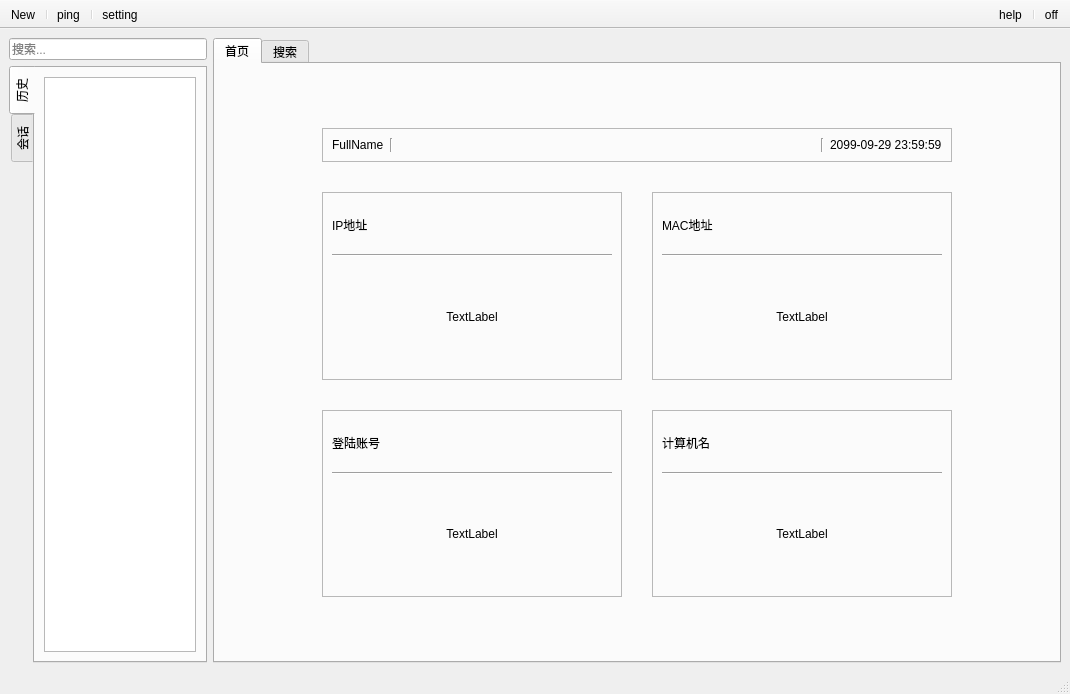
<?xml version="1.0" encoding="UTF-8"?>
<ui version="4.0">
 <class>MainWindow</class>
 <widget class="QMainWindow" name="MainWindow">
  <property name="enabled">
   <bool>true</bool>
  </property>
  <property name="geometry">
   <rect>
    <x>0</x>
    <y>0</y>
    <width>1070</width>
    <height>694</height>
   </rect>
  </property>
  <property name="windowTitle">
   <string>MainWindow</string>
  </property>
  <widget class="QWidget" name="centralwidget">
   <layout class="QHBoxLayout" name="horizontalLayout" stretch="1,9">
    <item>
     <layout class="QVBoxLayout" name="verticalLayout">
      <item>
       <widget class="QLineEdit" name="LeftSearchEdit">
        <property name="maximumSize">
         <size>
          <width>16777215</width>
          <height>25</height>
         </size>
        </property>
        <property name="placeholderText">
         <string>搜索...</string>
        </property>
       </widget>
      </item>
      <item>
       <widget class="QTabWidget" name="tabWidget_2">
        <property name="tabPosition">
         <enum>QTabWidget::TabPosition::West</enum>
        </property>
        <property name="currentIndex">
         <number>0</number>
        </property>
        <widget class="QWidget" name="HistoryTab">
         <attribute name="icon">
          <iconset theme="QIcon::ThemeIcon::FormatJustifyLeft"/>
         </attribute>
         <attribute name="title">
          <string>历史</string>
         </attribute>
         <layout class="QVBoxLayout" name="verticalLayout_2">
          <item>
           <widget class="QListWidget" name="listWidget">
            <property name="minimumSize">
             <size>
              <width>150</width>
              <height>0</height>
             </size>
            </property>
            <property name="movement">
             <enum>QListView::Movement::Snap</enum>
            </property>
            <property name="flow">
             <enum>QListView::Flow::TopToBottom</enum>
            </property>
            <property name="viewMode">
             <enum>QListView::ViewMode::ListMode</enum>
            </property>
           </widget>
          </item>
         </layout>
        </widget>
        <widget class="QWidget" name="SessionTab">
         <attribute name="icon">
          <iconset theme="QIcon::ThemeIcon::MailSend"/>
         </attribute>
         <attribute name="title">
          <string>会话</string>
         </attribute>
         <layout class="QVBoxLayout" name="verticalLayout_3">
          <item>
           <widget class="QTreeWidget" name="treeWidget"/>
          </item>
         </layout>
        </widget>
       </widget>
      </item>
     </layout>
    </item>
    <item>
     <widget class="QTabWidget" name="tabWidget">
      <property name="tabPosition">
       <enum>QTabWidget::TabPosition::North</enum>
      </property>
      <property name="tabShape">
       <enum>QTabWidget::TabShape::Rounded</enum>
      </property>
      <property name="currentIndex">
       <number>0</number>
      </property>
      <property name="tabsClosable">
       <bool>false</bool>
      </property>
      <property name="tabBarAutoHide">
       <bool>false</bool>
      </property>
      <widget class="QWidget" name="HomeTab">
       <attribute name="icon">
        <iconset theme="QIcon::ThemeIcon::GoHome"/>
       </attribute>
       <attribute name="title">
        <string>首页</string>
       </attribute>
       <layout class="QGridLayout" name="gridLayout">
        <property name="sizeConstraint">
         <enum>QLayout::SizeConstraint::SetDefaultConstraint</enum>
        </property>
        <property name="leftMargin">
         <number>20</number>
        </property>
        <property name="topMargin">
         <number>20</number>
        </property>
        <property name="rightMargin">
         <number>20</number>
        </property>
        <property name="bottomMargin">
         <number>20</number>
        </property>
        <property name="spacing">
         <number>30</number>
        </property>
        <item row="3" column="2">
         <widget class="QFrame" name="frame_4">
          <property name="minimumSize">
           <size>
            <width>300</width>
            <height>180</height>
           </size>
          </property>
          <property name="maximumSize">
           <size>
            <width>400</width>
            <height>250</height>
           </size>
          </property>
          <property name="frameShape">
           <enum>QFrame::Shape::StyledPanel</enum>
          </property>
          <property name="frameShadow">
           <enum>QFrame::Shadow::Raised</enum>
          </property>
          <layout class="QVBoxLayout" name="verticalLayout_8" stretch="3,0,7">
           <item>
            <widget class="QLabel" name="label_11">
             <property name="text">
              <string>计算机名</string>
             </property>
            </widget>
           </item>
           <item>
            <widget class="Line" name="line_6">
             <property name="orientation">
              <enum>Qt::Orientation::Horizontal</enum>
             </property>
            </widget>
           </item>
           <item>
            <widget class="QLabel" name="ClientNameLabel">
             <property name="text">
              <string>TextLabel</string>
             </property>
             <property name="alignment">
              <set>Qt::AlignmentFlag::AlignCenter</set>
             </property>
            </widget>
           </item>
          </layout>
         </widget>
        </item>
        <item row="1" column="0" rowspan="3">
         <widget class="QLabel" name="label_3">
          <property name="text">
           <string/>
          </property>
         </widget>
        </item>
        <item row="2" column="1">
         <widget class="QFrame" name="frame">
          <property name="minimumSize">
           <size>
            <width>300</width>
            <height>180</height>
           </size>
          </property>
          <property name="maximumSize">
           <size>
            <width>400</width>
            <height>250</height>
           </size>
          </property>
          <property name="frameShape">
           <enum>QFrame::Shape::StyledPanel</enum>
          </property>
          <property name="frameShadow">
           <enum>QFrame::Shadow::Raised</enum>
          </property>
          <layout class="QVBoxLayout" name="verticalLayout_5" stretch="3,0,7">
           <item>
            <widget class="QLabel" name="label_7">
             <property name="text">
              <string>IP地址</string>
             </property>
            </widget>
           </item>
           <item>
            <widget class="Line" name="line_3">
             <property name="orientation">
              <enum>Qt::Orientation::Horizontal</enum>
             </property>
            </widget>
           </item>
           <item>
            <widget class="QLabel" name="IpLabel">
             <property name="text">
              <string>TextLabel</string>
             </property>
             <property name="alignment">
              <set>Qt::AlignmentFlag::AlignCenter</set>
             </property>
            </widget>
           </item>
          </layout>
         </widget>
        </item>
        <item row="2" column="2">
         <widget class="QFrame" name="frame_2">
          <property name="minimumSize">
           <size>
            <width>300</width>
            <height>180</height>
           </size>
          </property>
          <property name="maximumSize">
           <size>
            <width>400</width>
            <height>250</height>
           </size>
          </property>
          <property name="frameShape">
           <enum>QFrame::Shape::StyledPanel</enum>
          </property>
          <property name="frameShadow">
           <enum>QFrame::Shadow::Raised</enum>
          </property>
          <layout class="QVBoxLayout" name="verticalLayout_6" stretch="3,0,7">
           <item>
            <widget class="QLabel" name="label_9">
             <property name="text">
              <string>MAC地址</string>
             </property>
            </widget>
           </item>
           <item>
            <widget class="Line" name="line_4">
             <property name="orientation">
              <enum>Qt::Orientation::Horizontal</enum>
             </property>
            </widget>
           </item>
           <item>
            <widget class="QLabel" name="MacLabel">
             <property name="text">
              <string>TextLabel</string>
             </property>
             <property name="alignment">
              <set>Qt::AlignmentFlag::AlignCenter</set>
             </property>
            </widget>
           </item>
          </layout>
         </widget>
        </item>
        <item row="1" column="1" colspan="2">
         <widget class="QFrame" name="frame_5">
          <property name="minimumSize">
           <size>
            <width>0</width>
            <height>30</height>
           </size>
          </property>
          <property name="maximumSize">
           <size>
            <width>16777215</width>
            <height>40</height>
           </size>
          </property>
          <property name="frameShape">
           <enum>QFrame::Shape::StyledPanel</enum>
          </property>
          <property name="frameShadow">
           <enum>QFrame::Shadow::Raised</enum>
          </property>
          <layout class="QHBoxLayout" name="horizontalLayout_3" stretch="1,0,8,0,1">
           <item>
            <widget class="QLabel" name="FullNameLabel">
             <property name="text">
              <string>FullName</string>
             </property>
            </widget>
           </item>
           <item>
            <widget class="Line" name="line">
             <property name="orientation">
              <enum>Qt::Orientation::Vertical</enum>
             </property>
            </widget>
           </item>
           <item>
            <widget class="QLabel" name="label_8">
             <property name="text">
              <string/>
             </property>
            </widget>
           </item>
           <item>
            <widget class="Line" name="line_2">
             <property name="orientation">
              <enum>Qt::Orientation::Vertical</enum>
             </property>
            </widget>
           </item>
           <item>
            <widget class="QLabel" name="TimeLabel">
             <property name="text">
              <string>2099-09-29 23:59:59</string>
             </property>
            </widget>
           </item>
          </layout>
         </widget>
        </item>
        <item row="3" column="1">
         <widget class="QFrame" name="frame_3">
          <property name="minimumSize">
           <size>
            <width>300</width>
            <height>180</height>
           </size>
          </property>
          <property name="maximumSize">
           <size>
            <width>400</width>
            <height>250</height>
           </size>
          </property>
          <property name="frameShape">
           <enum>QFrame::Shape::StyledPanel</enum>
          </property>
          <property name="frameShadow">
           <enum>QFrame::Shadow::Raised</enum>
          </property>
          <layout class="QVBoxLayout" name="verticalLayout_7" stretch="3,0,7">
           <item>
            <widget class="QLabel" name="label_10">
             <property name="text">
              <string>登陆账号</string>
             </property>
            </widget>
           </item>
           <item>
            <widget class="Line" name="line_5">
             <property name="orientation">
              <enum>Qt::Orientation::Horizontal</enum>
             </property>
            </widget>
           </item>
           <item>
            <widget class="QLabel" name="LoginUserLabel">
             <property name="text">
              <string>TextLabel</string>
             </property>
             <property name="alignment">
              <set>Qt::AlignmentFlag::AlignCenter</set>
             </property>
            </widget>
           </item>
          </layout>
         </widget>
        </item>
        <item row="0" column="0" colspan="4">
         <widget class="QLabel" name="label_4">
          <property name="text">
           <string/>
          </property>
         </widget>
        </item>
        <item row="1" column="3" rowspan="3">
         <widget class="QLabel" name="label_5">
          <property name="text">
           <string/>
          </property>
         </widget>
        </item>
        <item row="4" column="0" colspan="4">
         <widget class="QLabel" name="label_6">
          <property name="text">
           <string/>
          </property>
         </widget>
        </item>
       </layout>
      </widget>
      <widget class="QWidget" name="SearchTab">
       <attribute name="icon">
        <iconset theme="QIcon::ThemeIcon::SystemSearch"/>
       </attribute>
       <attribute name="title">
        <string>搜索</string>
       </attribute>
       <layout class="QVBoxLayout" name="verticalLayout_4">
        <item>
         <layout class="QHBoxLayout" name="horizontalLayout_2">
          <item>
           <widget class="QLabel" name="label">
            <property name="text">
             <string/>
            </property>
           </widget>
          </item>
          <item>
           <widget class="QLineEdit" name="lineEdit">
            <property name="minimumSize">
             <size>
              <width>0</width>
              <height>25</height>
             </size>
            </property>
            <property name="maximumSize">
             <size>
              <width>500</width>
              <height>16777215</height>
             </size>
            </property>
            <property name="alignment">
             <set>Qt::AlignmentFlag::AlignLeading|Qt::AlignmentFlag::AlignLeft|Qt::AlignmentFlag::AlignVCenter</set>
            </property>
            <property name="placeholderText">
             <string>计算机名/IP地址/MAC地址/登陆用户...</string>
            </property>
           </widget>
          </item>
          <item>
           <widget class="QPushButton" name="pushButton">
            <property name="enabled">
             <bool>false</bool>
            </property>
            <property name="minimumSize">
             <size>
              <width>25</width>
              <height>25</height>
             </size>
            </property>
            <property name="maximumSize">
             <size>
              <width>25</width>
              <height>25</height>
             </size>
            </property>
            <property name="text">
             <string/>
            </property>
            <property name="icon">
             <iconset theme="QIcon::ThemeIcon::SystemSearch"/>
            </property>
           </widget>
          </item>
          <item>
           <widget class="QLabel" name="label_2">
            <property name="text">
             <string/>
            </property>
           </widget>
          </item>
         </layout>
        </item>
        <item>
         <widget class="QTableWidget" name="ClientRecordTable">
          <property name="alternatingRowColors">
           <bool>true</bool>
          </property>
          <property name="rowCount">
           <number>0</number>
          </property>
          <attribute name="horizontalHeaderStretchLastSection">
           <bool>false</bool>
          </attribute>
          <attribute name="verticalHeaderVisible">
           <bool>false</bool>
          </attribute>
          <attribute name="verticalHeaderStretchLastSection">
           <bool>false</bool>
          </attribute>
          <column>
           <property name="text">
            <string>姓名</string>
           </property>
          </column>
          <column>
           <property name="text">
            <string>登录名</string>
           </property>
          </column>
          <column>
           <property name="text">
            <string>计算机名</string>
           </property>
          </column>
          <column>
           <property name="text">
            <string>IP地址</string>
           </property>
          </column>
          <column>
           <property name="text">
            <string>MAC地址</string>
           </property>
          </column>
          <column>
           <property name="text">
            <string>最近登陆时间</string>
           </property>
          </column>
          <column>
           <property name="text">
            <string>备注</string>
           </property>
          </column>
          <column>
           <property name="text">
            <string>功能</string>
           </property>
          </column>
         </widget>
        </item>
       </layout>
      </widget>
     </widget>
    </item>
   </layout>
  </widget>
  <widget class="QStatusBar" name="statusbar"/>
  <widget class="QToolBar" name="toolBar">
   <property name="sizePolicy">
    <sizepolicy hsizetype="Preferred" vsizetype="Fixed">
     <horstretch>0</horstretch>
     <verstretch>0</verstretch>
    </sizepolicy>
   </property>
   <property name="windowTitle">
    <string>toolBar</string>
   </property>
   <property name="movable">
    <bool>false</bool>
   </property>
   <attribute name="toolBarArea">
    <enum>TopToolBarArea</enum>
   </attribute>
   <attribute name="toolBarBreak">
    <bool>false</bool>
   </attribute>
   <addaction name="actionNew"/>
   <addaction name="separator"/>
   <addaction name="actionping"/>
   <addaction name="separator"/>
   <addaction name="actionsetting"/>
  </widget>
  <widget class="QToolBar" name="toolBar_2">
   <property name="sizePolicy">
    <sizepolicy hsizetype="Preferred" vsizetype="Fixed">
     <horstretch>0</horstretch>
     <verstretch>0</verstretch>
    </sizepolicy>
   </property>
   <property name="windowTitle">
    <string>toolBar_2</string>
   </property>
   <property name="layoutDirection">
    <enum>Qt::LayoutDirection::RightToLeft</enum>
   </property>
   <property name="movable">
    <bool>false</bool>
   </property>
   <property name="allowedAreas">
    <set>Qt::ToolBarArea::AllToolBarAreas</set>
   </property>
   <attribute name="toolBarArea">
    <enum>TopToolBarArea</enum>
   </attribute>
   <attribute name="toolBarBreak">
    <bool>false</bool>
   </attribute>
   <addaction name="actionoff"/>
   <addaction name="separator"/>
   <addaction name="actionhelp"/>
  </widget>
  <action name="actionNew">
   <property name="icon">
    <iconset theme="document-open"/>
   </property>
   <property name="text">
    <string>New</string>
   </property>
   <property name="toolTip">
    <string>新建临时会话</string>
   </property>
   <property name="menuRole">
    <enum>QAction::MenuRole::NoRole</enum>
   </property>
  </action>
  <action name="actionsetting">
   <property name="icon">
    <iconset theme="document-properties"/>
   </property>
   <property name="text">
    <string>setting</string>
   </property>
   <property name="toolTip">
    <string>设置</string>
   </property>
   <property name="menuRole">
    <enum>QAction::MenuRole::NoRole</enum>
   </property>
  </action>
  <action name="actionhelp">
   <property name="icon">
    <iconset theme="help-browser"/>
   </property>
   <property name="text">
    <string>help</string>
   </property>
   <property name="toolTip">
    <string>帮助</string>
   </property>
   <property name="menuRole">
    <enum>QAction::MenuRole::NoRole</enum>
   </property>
  </action>
  <action name="actionoff">
   <property name="icon">
    <iconset theme="system-shutdown"/>
   </property>
   <property name="text">
    <string>off</string>
   </property>
   <property name="toolTip">
    <string>退出</string>
   </property>
   <property name="menuRole">
    <enum>QAction::MenuRole::NoRole</enum>
   </property>
  </action>
  <action name="actionping">
   <property name="icon">
    <iconset theme="network-wired"/>
   </property>
   <property name="text">
    <string>ping</string>
   </property>
   <property name="toolTip">
    <string>在线检测</string>
   </property>
   <property name="menuRole">
    <enum>QAction::MenuRole::NoRole</enum>
   </property>
  </action>
 </widget>
 <resources/>
 <connections>
  <connection>
   <sender>actionoff</sender>
   <signal>triggered()</signal>
   <receiver>MainWindow</receiver>
   <slot>close()</slot>
   <hints>
    <hint type="sourcelabel">
     <x>-1</x>
     <y>-1</y>
    </hint>
    <hint type="destinationlabel">
     <x>480</x>
     <y>341</y>
    </hint>
   </hints>
  </connection>
 </connections>
</ui>
